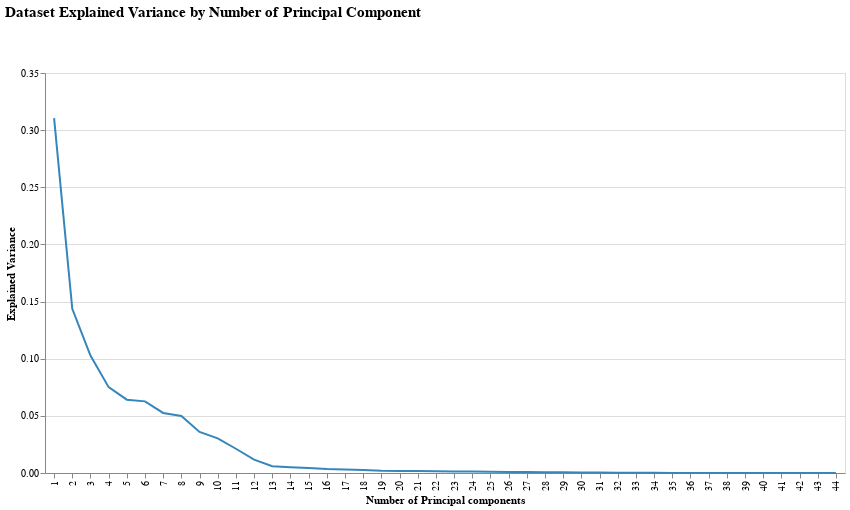

Notebook source saved alongside this figure:
### Code cell
draw_components_variance_chart(pca)

### Figure 1 — Vega-Lite specification as saved in the notebook (floating-point values rounded to 4 significant figures)
{"config": {"view": {"continuousWidth": 400, "continuousHeight": 300}}, "data": {"name": "data-da13dad9fa79646ff1ee73a985baf291"}, "mark": {"type": "line", "color": "#3586BD"}, "encoding": {"x": {"axis": {"tickMinStep": 1}, "field": "n_components", "title": "Number of Principal components", "type": "ordinal"}, "y": {"field": "explained_variance", "title": "Explained Variance", "type": "quantitative"}}, "height": 400, "title": {"text": ["Dataset Explained Variance by Number of Principal Component"], "subtitle": [""], "anchor": "start", "fontSize": 15, "fontWeight": "bold", "dy": -30}, "width": 800, "$schema": "https://vega.github.io/schema/vega-lite/v4.17.0.json", "datasets": {"data-da13dad9fa79646ff1ee73a985baf291": [{"n_components": 1, "explained_variance": 0.3105}, {"n_components": 2, "explained_variance": 0.1437}, {"n_components": 3, "explained_variance": 0.1027}, {"n_components": 4, "explained_variance": 0.0751}, {"n_components": 5, "explained_variance": 0.06417}, {"n_components": 6, "explained_variance": 0.06269}, {"n_components": 7, "explained_variance": 0.05257}, {"n_components": 8, "explained_variance": 0.04997}, {"n_components": 9, "explained_variance": 0.03594}, {"n_components": 10, "explained_variance": 0.03033}, {"n_components": 11, "explained_variance": 0.02122}, {"n_components": 12, "explained_variance": 0.01168}, {"n_components": 13, "explained_variance": 0.005898}, {"n_components": 14, "explained_variance": 0.005094}, {"n_components": 15, "explained_variance": 0.004274}, {"n_components": 16, "explained_variance": 0.003456}, {"n_components": 17, "explained_variance": 0.003055}, {"n_components": 18, "explained_variance": 0.00254}, {"n_components": 19, "explained_variance": 0.001973}, {"n_components": 20, "explained_variance": 0.001841}, {"n_components": 21, "explained_variance": 0.001721}, {"n_components": 22, "explained_variance": 0.001491}, {"n_components": 23, "explained_variance": 0.001323}, {"n_components": 24, "explained_variance": 0.001231}, {"n_components": 25, "explained_variance": 0.001044}, {"n_components": 26, "explained_variance": 0.0008706}, {"n_components": 27, "explained_variance": 0.0007903}, {"n_components": 28, "explained_variance": 0.000663}, {"n_components": 29, "explained_variance": 0.0005724}, {"n_components": 30, "explained_variance": 0.0004179}, {"n_components": 31, "explained_variance": 0.000374}, {"n_components": 32, "explained_variance": 0.0002691}, {"n_components": 33, "explained_variance": 0.0002145}, {"n_components": 34, "explained_variance": 0.0001352}, {"n_components": 35, "explained_variance": 0.0001062}, {"n_components": 36, "explained_variance": 3.229e-05}, {"n_components": 37, "explained_variance": 3.014e-05}, {"n_components": 38, "explained_variance": 2.678e-05}, {"n_components": 39, "explained_variance": 1.34e-05}, {"n_components": 40, "explained_variance": 1.197e-05}, {"n_components": 41, "explained_variance": 1.133e-05}, {"n_components": 42, "explained_variance": 3.86e-06}, {"n_components": 43, "explained_variance": 1.795e-06}, {"n_components": 44, "explained_variance": 5.819e-07}]}}
